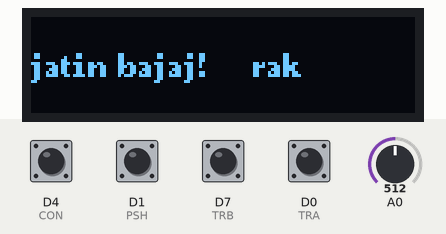
Simulated run of this sketch. Board: ESP8266 (Wemos D1 mini). On the bench: 128×32 one-colour display. The test bench sets the inputs (shaded band); at power-on: D0 (TRA), D1 (PSH), D4 (CON), D7 (TRB) HIGH, A0 = 512. What the sketch prints to the serial monitor is not drawn.

Above: at 1.2 s.
1.3 s: D1 (PSH) pulled LOW for 0.15 s
2.0 s: A0 set to 207
3.5 s: A0 set to 190
At 3.86 s:
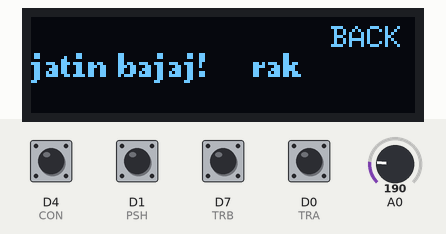
5.8 s: D4 (CON) pulled LOW for 0.15 s
At 6.0 s:
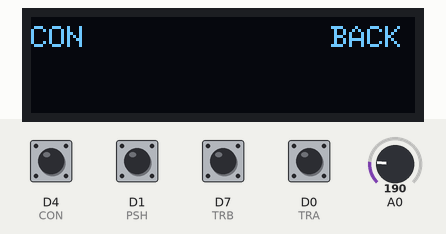
6.5 s: D0 (TRA) pulled LOW for 0.15 s
At 6.91 s:
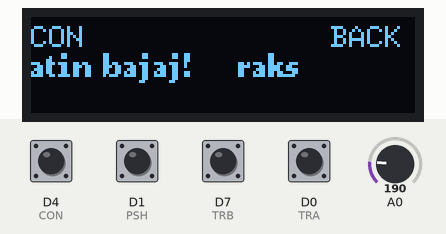
7.2 s: D4 (CON) pulled LOW for 1 s
At 7.47 s:
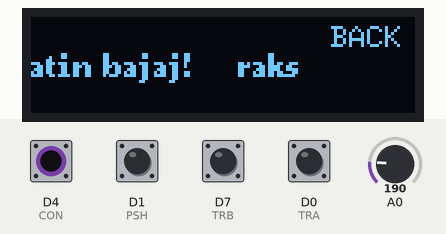
Timing chart, 0 to 9.8 s (numbered marks = the images above; inputs shaded):
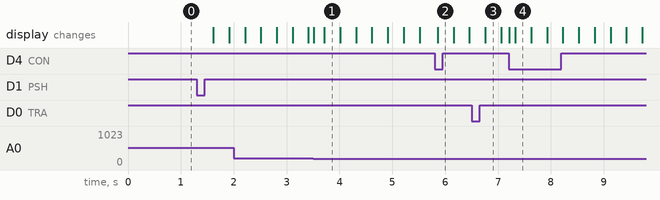

The sketch:

d1_mini_lcd_rotory_button.ino
```cpp
#include <Wire.h>
#include <U8g2lib.h>

/*
Module    D1 mini

CON       D4
SDA       D5
SCL       D2
PSH       D1
TRA       D0
TRB       D7
BAK       A0
GND       GND
VCC       5V
*/

#define CON D4
#define PSH D1
#define TRA D0
#define TRB D7
#define BAK A0

U8G2_SSD1306_128X32_UNIVISION_F_HW_I2C display(
  U8G2_R0,
  U8X8_PIN_NONE,
  D2,
  D5
);

const char text[] = "jatin bajaj!     rakshit     ";
const int textLength = sizeof(text) - 1;

int scrollPosition = 0;
int lastTRA = HIGH;

// PSH
bool pshPressed = false;
bool blinking = false;
bool blinkVisible = true;

// BAK
bool bakPressed = false;
bool bakTextVisible = false;

// CON
bool conPressed = false;
bool conTextVisible = false;

unsigned long lastEncoderTime = 0;
unsigned long lastBlinkTime = 0;
unsigned long lastBakTime = 0;
unsigned long lastConTime = 0;

const unsigned long encoderDelay = 5;
const unsigned long blinkInterval = 300;
const unsigned long buttonDebounce = 100;


// --------------------------------------------------
// DISPLAY
// --------------------------------------------------

void showText(bool visible) {

  display.clearBuffer();

  // Main scrolling text
  if (visible) {

    display.setFont(u8g2_font_ncenB08_tr);

    char output[21];

    for (int i = 0; i < 20; i++) {
      int index = (scrollPosition + i) % textLength;
      output[i] = text[index];
    }

    output[20] = '\0';

    display.drawStr(0, 20, output);
  }


  // CON text - left
  if (conTextVisible) {

    display.setFont(u8g2_font_6x10_tr);

    display.drawStr(0, 10, "CON");
  }


  // BAK text - right
  if (bakTextVisible) {

    display.setFont(u8g2_font_6x10_tr);

    display.drawStr(100, 10, "BACK");
  }

  display.sendBuffer();
}


// --------------------------------------------------
// SETUP
// --------------------------------------------------

void setup() {

  Serial.begin(115200);

  pinMode(CON, INPUT_PULLUP);

  pinMode(PSH, INPUT_PULLUP);
  pinMode(TRA, INPUT_PULLUP);
  pinMode(TRB, INPUT_PULLUP);

  Wire.begin(D5, D2);

  display.begin();

  lastTRA = digitalRead(TRA);

  showText(true);

  Serial.println("System started");
}


// --------------------------------------------------
// LOOP
// --------------------------------------------------

void loop() {

  unsigned long now = millis();


  // =================================================
  // PSH BUTTON - BLINK TOGGLE
  // =================================================

  bool currentPSH = digitalRead(PSH);

  if (currentPSH == LOW) {

    if (!pshPressed &&
        now - lastBlinkTime > buttonDebounce) {

      pshPressed = true;

      // Toggle blinking
      blinking = !blinking;

      if (blinking) {

        blinkVisible = true;
        lastBlinkTime = now;

        Serial.println("PSH: blinking ON");

        showText(true);

      } else {

        // Stop blinking and make text visible
        blinkVisible = true;

        Serial.println("PSH: blinking OFF");

        showText(true);
      }
    }

  } else {

    pshPressed = false;
  }


  // =================================================
  // BLINK
  // =================================================

  if (blinking &&
      now - lastBlinkTime >= blinkInterval) {

    lastBlinkTime = now;

    blinkVisible = !blinkVisible;

    showText(blinkVisible);
  }


  // =================================================
  // ROTARY ENCODER
  // =================================================

  int currentTRA = digitalRead(TRA);

  if (currentTRA != lastTRA) {

    if (now - lastEncoderTime > encoderDelay) {

      if (currentTRA == LOW) {

        if (digitalRead(TRB) == HIGH) {
          scrollPosition++;
          Serial.println("Scroll forward");
        } else {
          scrollPosition--;
          Serial.println("Scroll backward");
        }

        if (scrollPosition >= textLength) {
          scrollPosition = 0;
        }

        if (scrollPosition < 0) {
          scrollPosition = textLength - 1;
        }

        if (!blinking || blinkVisible) {
          showText(true);
        }
      }

      lastEncoderTime = now;
    }

    lastTRA = currentTRA;
  }


  // =================================================
  // BAK BUTTON - A0
  // =================================================

  int bakValue = analogRead(A0);

  bool currentBAK = (bakValue < 200);

  if (currentBAK) {

    if (!bakPressed &&
        now - lastBakTime > buttonDebounce) {

      bakPressed = true;

      bakTextVisible = !bakTextVisible;

      showText(!blinking || blinkVisible);

      Serial.print("BAK: ");
      Serial.println(bakTextVisible ? "ON" : "OFF");

      lastBakTime = now;
    }

  } else {

    bakPressed = false;
  }


  // =================================================
  // CON BUTTON - D4
  // =================================================

  bool currentCON = digitalRead(CON);

  if (currentCON == LOW) {

    if (!conPressed &&
        now - lastConTime > buttonDebounce) {

      conPressed = true;

      conTextVisible = !conTextVisible;

      showText(!blinking || blinkVisible);

      Serial.print("CON: ");
      Serial.println(conTextVisible ? "ON" : "OFF");

      lastConTime = now;
    }

  } else {

    conPressed = false;
  }
}
```

Measured:
- the behaviour switches between 200 and 199 on A0 (found by bisection; images 0 and 1)
- after the input at 3.5 s, the display: first changes at once (image 1 shows a later state)
- after the input at 5.8 s, the display: changes after 0.06 s (image 2)
- after the input at 6.5 s, the display: changes after 0.26 s (image 3)
- after the input at 7.2 s, the display: first changes at once (image 4 shows a later state)
